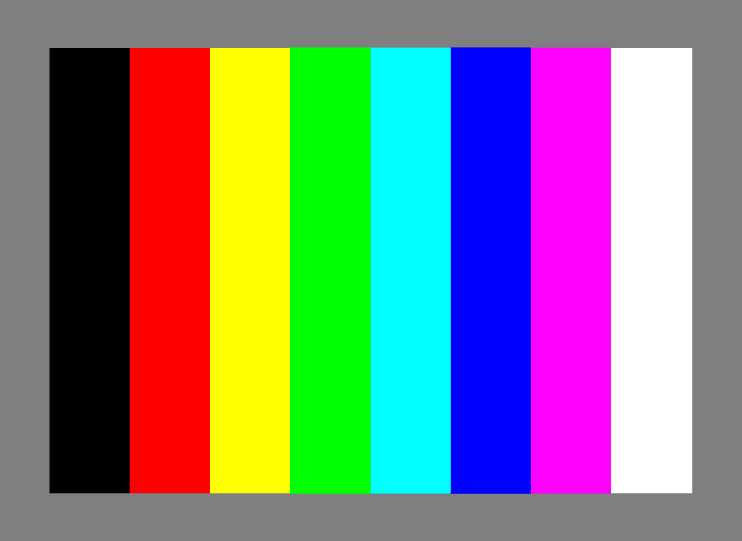
%> input picture 5/tv.tif, 742 x 541 px
$ octave tamrin5.m   (GNU Octave 9; MATLAB toolbox functions it lacks are replaced by stand-ins)
%> lines starting %> are read from the running program, lines starting %| are printed output that depends on the picture
close all;
clear all;
fInt = imread("tv.tif");
%> fInt is the input picture: size 541x742x3 uint8; mean R, G, B 127.3, 127.5, 127.4


gInt = fInt;
xInt(:, :, 1) = fInt(:, :, 2);
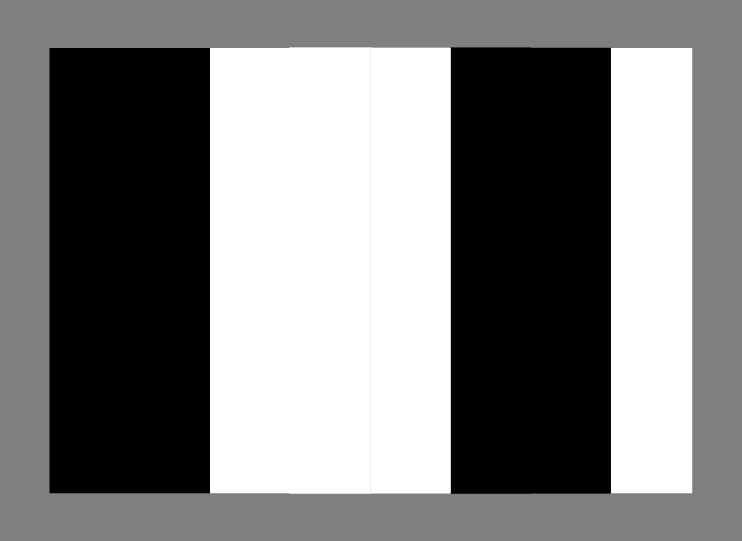
%> xInt: size 541x742 uint8; min 0, max 255, mean 127.5
xInt(:, :, 2) = gInt(:, :, 1);
xInt(:, :, 3) = gInt(:, :, 3);
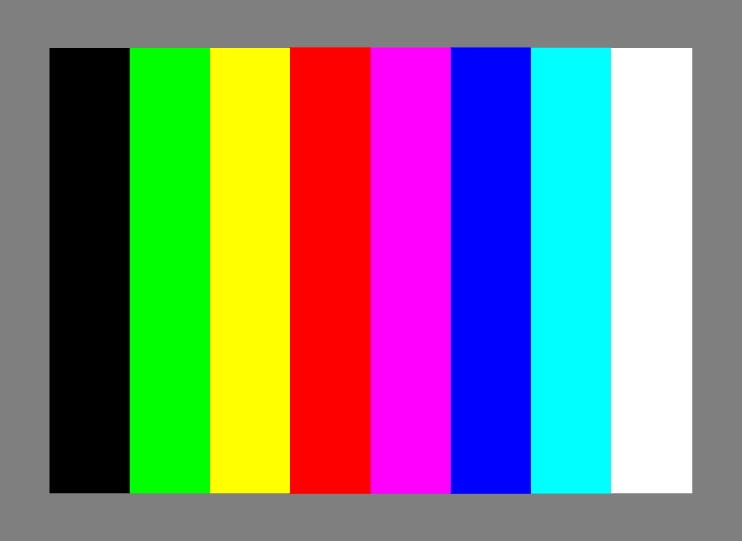
%> xInt: size 541x742x3 uint8; mean R, G, B 127.5, 127.3, 127.4


figure(1);
subplot(1,2,1); imshow(fInt);
subplot(1,2,2); imshow(xInt);
